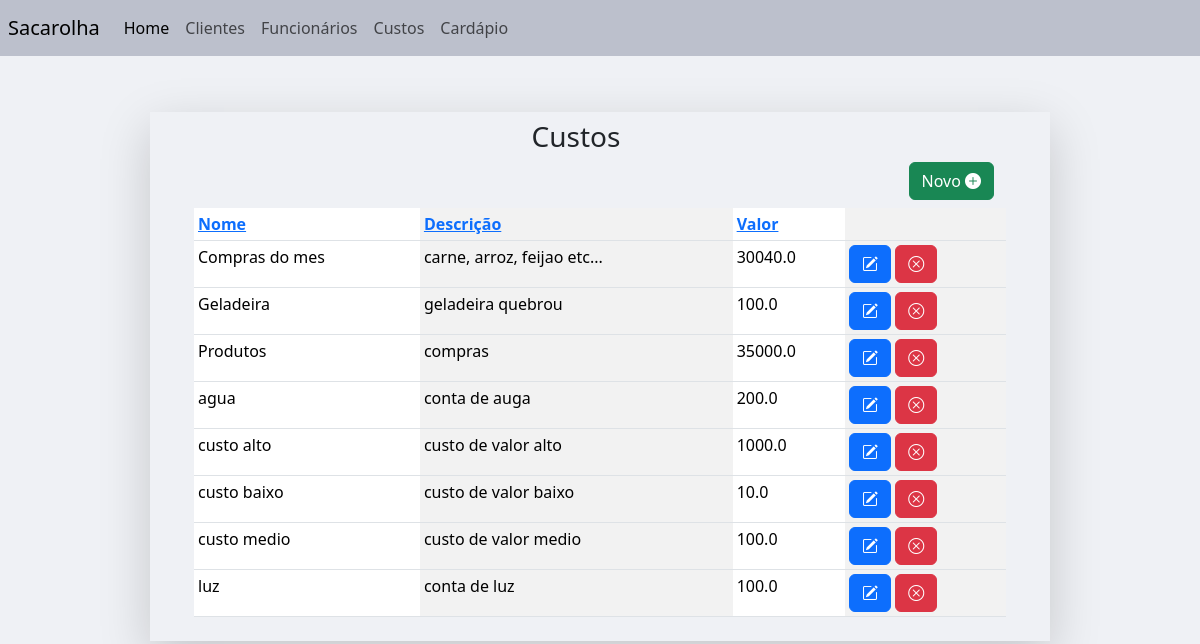
The app's page /custo_list (signed in) with its own data.
### main/models.py (models this page shows, shortened)
class RegistroFinanceiro(models.Model):
	category_list = [
		("cliente", "cliente"),
		("custo", "custo"),
		("funcionario", "funcionario"),
	]
	user = models.ForeignKey(User, on_delete=models.CASCADE, null=True)
	name = models.CharField(max_length = 200)
	description = models.CharField(max_length = 200, blank=True)
	value = models.FloatField(validators= [validate_positive])
	category = models.CharField(max_length = 200, choices = category_list)
	state = models.BooleanField(default=True)

### main/views.py (the view)
# urls.py: path('custo_list', views.CustoListView.as_view(), name='custo_list'),
class CustoListView(LoginRequiredMixin, ListView):
    login_url = "login"
    template_name = "main/custo/custo_list.html"
    model = RegistroFinanceiro
    def get_queryset(self):
        queryset = super().get_queryset().filter(category='custo')
        order = self.request.GET.get('order', 'asc')
        sort_by = self.request.GET.get('sort', 'name')
        if order == "desc":
            sort_by = f'-{sort_by}'
        queryset= queryset.order_by(sort_by)
        return queryset

### main/templates/main/custo/custo_list.html (shortened to what this page needs)
{%extends "base.html"%}
{%block navbar%}
{%include 'navbar.html'%}
{%endblock navbar%}
{%block content%}
<div align="right" class='pe-5' >
	<h3 align="center">Custos</h3>
<a class='btn btn-success h1' href={%url 'custo_create'%} method='GET'class='h3'>Novo					<i class="bi bi-plus-circle-fill"></i></a>
{%include "main/custo/custo_table.html"%}
</div>
{%endblock content%}

### main/templates/main/custo/custo_table.html
<div class='row ps-5 justify-content-center'>
<table class="table table-striped-columns table-sm">
<thead>
	<tr>
		<th>             <a href="?sort=name&order={% if request.GET.order == 'asc' %}desc{% else %}asc{% endif %}">
			Nome
		</a></th>
		<th>                <a href="?sort=description&order={% if request.GET.order == 'asc' %}desc{% else %}asc{% endif %}">
			Descrição
		</a></th>
		<th>                <a href="?sort=value&order={% if request.GET.order == 'asc' %}desc{% else %}asc{% endif %}">
			Valor
		</a></th>
		<th></th>
	</tr>
</thead>
<tbody>
	{%for object in object_list%}
		{%if object.category == "custo" and object.state == True%}
		<tr>
			<td scope="row">{{object.name}}</td>
			<td scope="row">{{object.description}}</td>
			<td scope="row">{{object.value}}</td>
			<td><a href="{%url 'custo_update' object.id%}" class='btn btn-primary'>
				<i class="bi bi-pencil-square"></i>
			</a>
			<a href="{%url 'custo_softdelete' object.id%}"class='btn btn-danger'>
				<i class="bi bi-x-circle"></i>
			</a>
			</td>
		</tr>
		{%endif%}
	{%endfor%}
</tbody>
</table>
</div>

### records on screen
RegistroFinanceiro: name "Compras do mes", description "carne, arroz, feijao etc...", value "30040.0"
RegistroFinanceiro: name "Geladeira", description "geladeira quebrou", value "100.0"
RegistroFinanceiro: name "Produtos", description "compras", value "35000.0"
RegistroFinanceiro: name "agua", description "conta de auga", value "200.0"
RegistroFinanceiro: name "custo alto", description "custo de valor alto", value "1000.0"
RegistroFinanceiro: name "custo baixo", description "custo de valor baixo", value "10.0"
RegistroFinanceiro: name "custo medio", description "custo de valor medio", value "100.0"
RegistroFinanceiro: name "luz", description "conta de luz", value "100.0"
